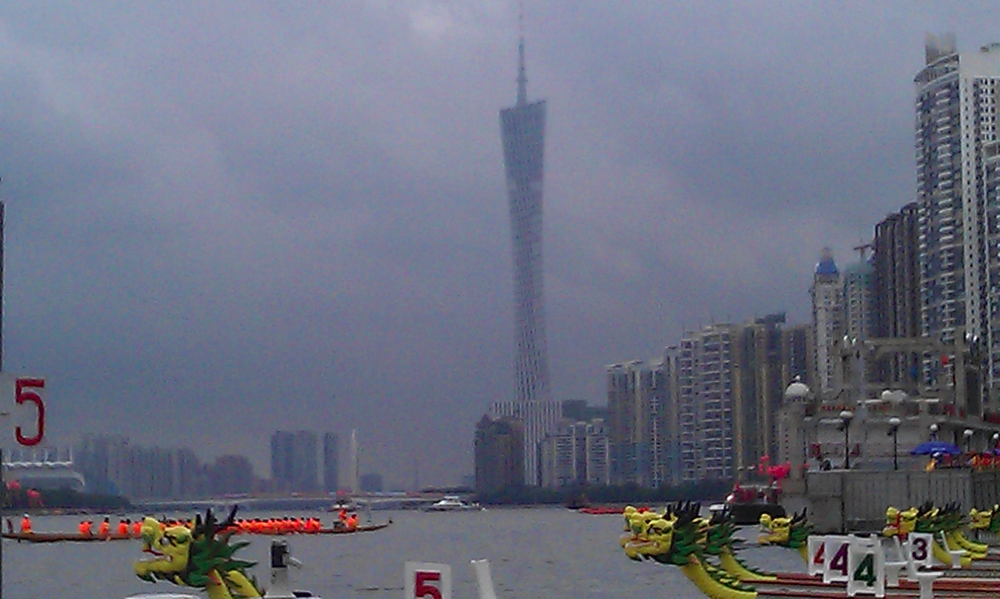
#> input picture HazeRemoval/images/hazy/10.png, 1000 x 599 px, shrunk from 2592 x 1552 before the run, given in place of 7.png, which was not available
$ python darkChannel.py   (older library calls are emulated)
#> lines starting #> are read from the running program, lines starting #| are printed output that depends on the picture; pictures that were not available may be replaced by others from this repository, and a replacement may not be noted
#> in main, hazy is the input picture: shape (599, 1000, 3); mean R, G, B 107.4, 111.1, 127.6
import numpy as np
from scipy import misc


def get_hazy_free(hazy, ml, atmos):
    row, col = ml.shape
    hazy_free = np.array(hazy)

    for i in range(row):
        for j in range(col):
            for c in range(3):
                hazy_free[i, j, c] = (hazy[i, j, c] - ml[i, j]) / (1 - ml[i, j] / atmos)

    return hazy_free


def get_atmos(mave, mmax, epsilon):

    return epsilon * mmax.max() + (1 - epsilon) * mave.max()


def get_ml(mmin, mave, mav):
    row, col = mmin.shape
    ml = np.zeros((row, col))
    rho = 1.2  # random.uniform(0, 1 / mav)
    min_rm = min(rho * mav, 0.9)

    for i in range(row):
        for j in range(col):
            ml[i, j] = min(min_rm * mave[i, j], mmin[i, j])

    return ml


def get_mm(hazy):
    row, col = hazy.shape[0], hazy.shape[1]
#> row = 599; col = 1000
    mmin = np.zeros((row, col))
    mmax = np.zeros((row, col))

    for i in range(row):
        for j in range(col):
            mmin[i, j] = hazy[i, j, 0:3].min()
            mmax[i, j] = hazy[i, j, 0:3].max()
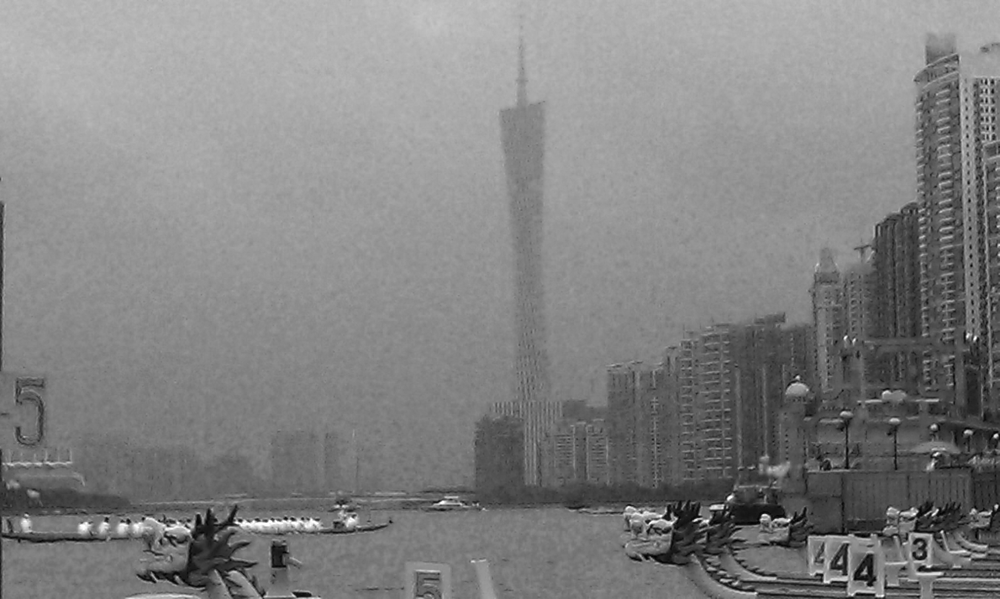
#> mmax: shape (599, 1000) float64; min 0, max 255, mean 130.4
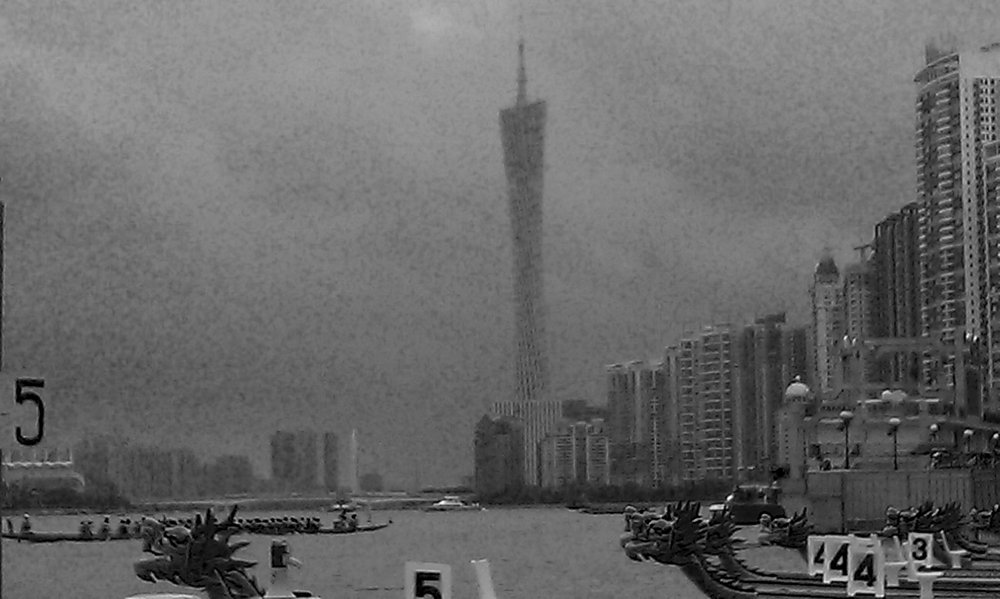
#> mmin: shape (599, 1000) float64; min 0, max 253, mean 104

    return mmin, mmax


def get_mave(mmin, k):
#> called with k = 5
    row, col = mmin.shape
#> row = 599; col = 1000
    mave = np.zeros(mmin.shape)

    for i in range(row):
        for j in range(col):
            rl = (i - k) if (i - k) >= 0 else 0
            ru = (i + k + 1) if (i + k + 1) <= row else row
            cl = (j - k) if (j - k) >= 0 else 0
            cu = (j + k + 1) if (j + k + 1) <= col else col

            # n = (ru - rl + 1) * (cu - cl + 1)
            mave[i, j] = mmin[rl:ru, cl:cu].mean()
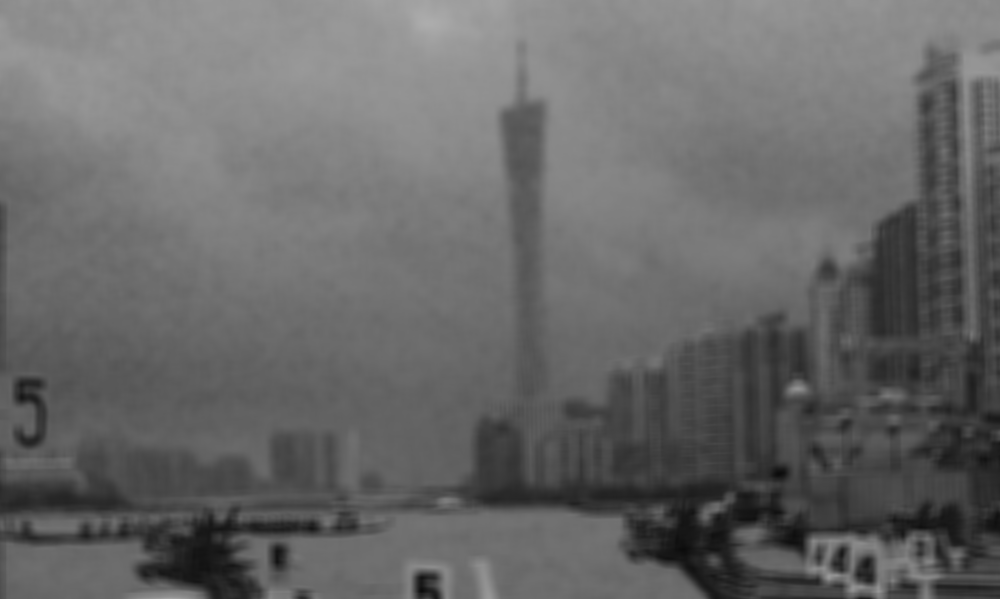
#> mave: shape (599, 1000) float64; min 11.7, max 173.1, mean 104

    return mave


def get_dark_channel(hazy, size_patch):
    row, col, tmp = hazy.shape
    dark_channel = np.array(hazy)

    for i in range(row / size_patch):
        for j in range(col / size_patch):
            dark_channel[size_patch*i:size_patch*(i+1), size_patch*j:size_patch*(j+1), 0:3]\
                = hazy[size_patch*i:size_patch*(i+1), size_patch*j:size_patch*(j+1), 0:3].min()

        if col > size_patch * (j+1):
            dark_channel[size_patch*i:size_patch*(i+1), size_patch*(j+1):col, 0:3]\
                = hazy[size_patch*i:size_patch*(i+1), size_patch*(j+1):col, 0:3].min()

    if row > size_patch * (i+1):
        for j in range(col / size_patch):
            dark_channel[size_patch*(i+1):row, size_patch*j:size_patch*(j+1), 0:3]\
                = hazy[size_patch*(i+1):row, size_patch*j:size_patch*(j+1), 0:3].min()
        if col > size_patch * (j+1):
            dark_channel[size_patch*(i+1):row, size_patch*(j+1):col, 0:3]\
                = hazy[size_patch*(i+1):row, size_patch*(j+1):col, 0:3].min()

    return dark_channel


def main():
    id_imgs = range(7, 8)
    k = 5

    for id_img in id_imgs:
        print(id_img)
        hazy = misc.imread('../images/hazy/%d.png' % id_img)
        # print(hazy[0:10, 0:10, :])
        matrix_min, matrix_max = get_mm(hazy)
        # print(matrix_min[0:10, 0:10])
        matrix_ave = get_mave(matrix_min, k)
        # print(matrix_ave[0:10, 0:10])
        mav = matrix_min.mean() / 255
#> mav = 0.408

        ml = get_ml(matrix_min, matrix_ave, mav)
#> in get_ml, `min_rm = min(rho * mav, 0.9)`: min_rm = 0.489
#> after the loop in get_ml, `for i in range(row):`:
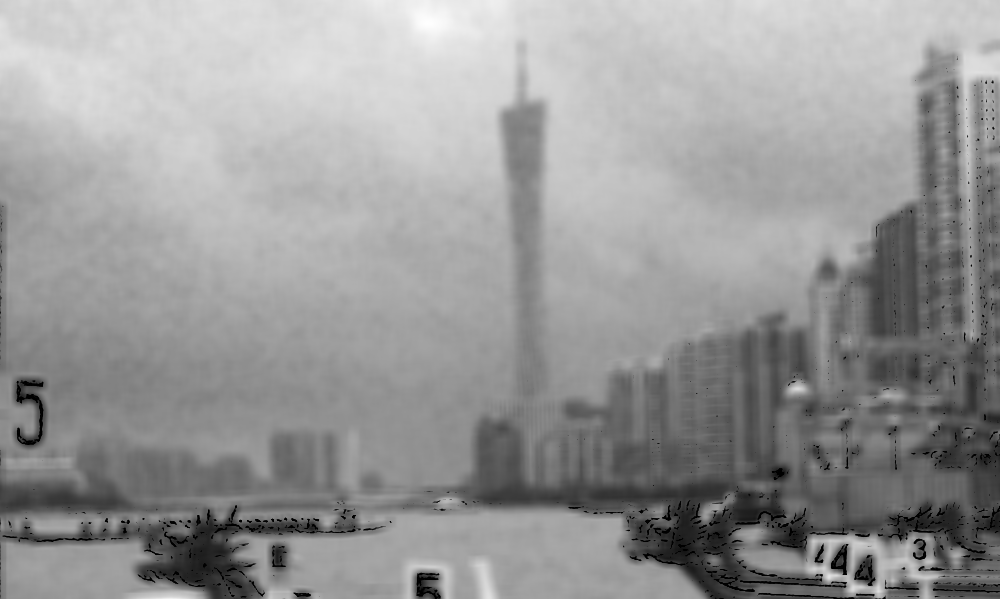
#> ml: shape (599, 1000) float64; min 0, max 84.72, mean 50.6; drawn with min black and max white
        atmos = get_atmos(matrix_min, matrix_ave, 0.05)
#> atmos = 249
        # print('atmos: ' + str(atmos))
        hazy_free = get_hazy_free(hazy, ml, atmos)
#> after the loop in get_hazy_free, `for i in range(row):`:
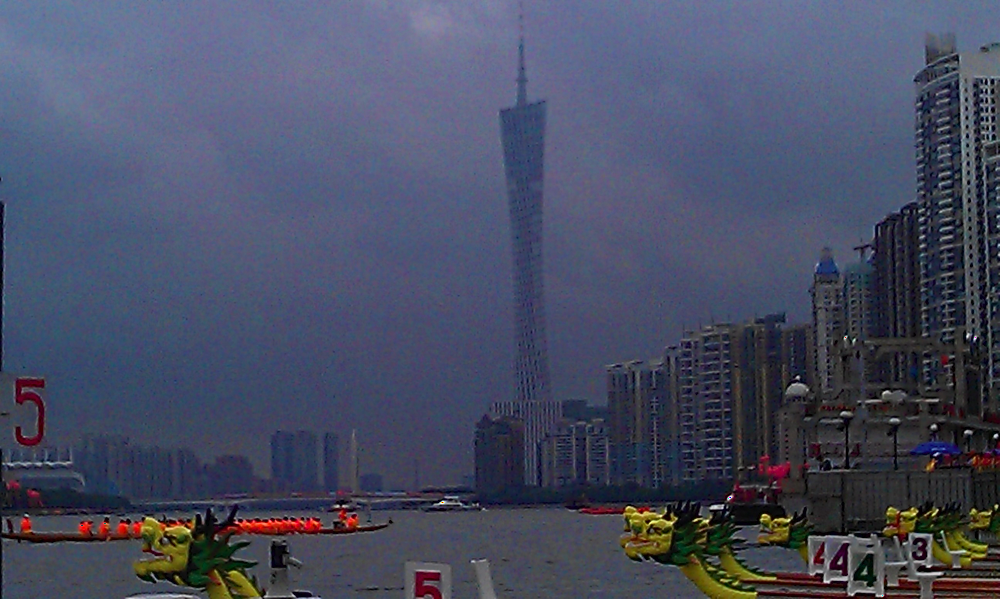
#> hazy_free: shape (599, 1000, 3); mean R, G, B 72.3, 77.4, 99

        misc.imsave('../images/dark_channel/%d.png' % id_img, matrix_ave, 'png')
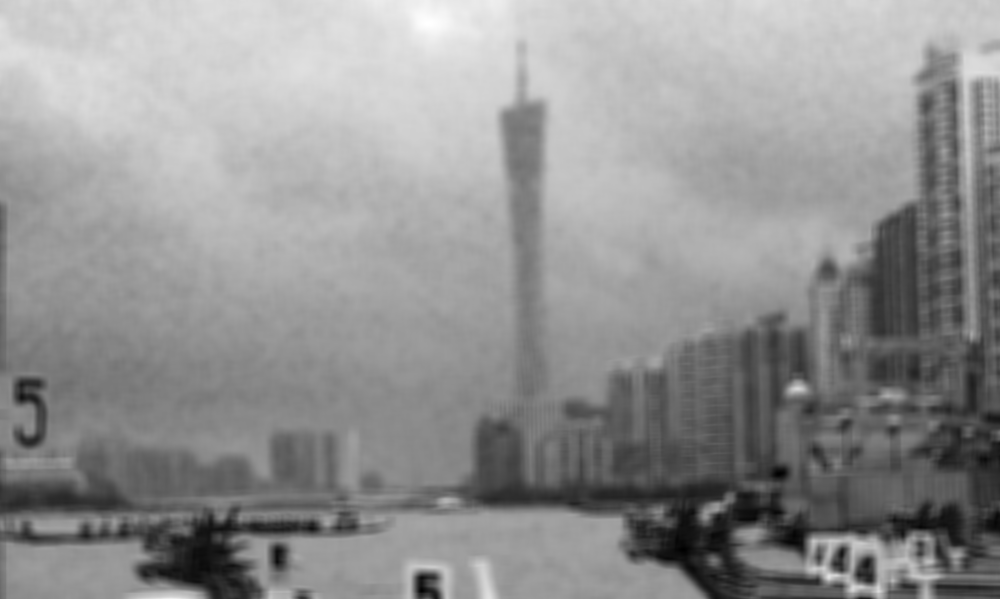
#> saved as 7.png: PIL image 1000x599 L; min 0, max 255, mean 145.8
        misc.imsave('../images/hazy_free/%d.png' % id_img, hazy_free, 'png')

main()
